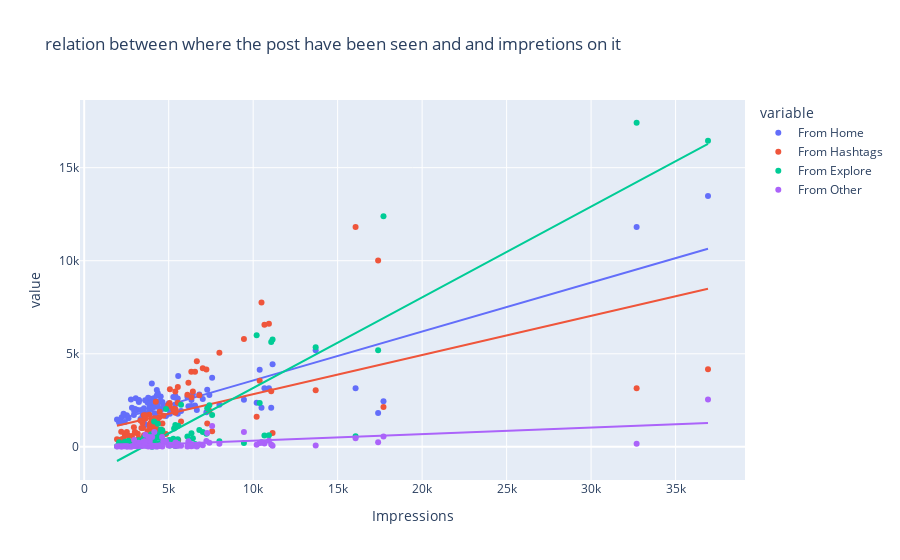

Notebook source saved alongside this figure:
### Code cell
fig =plx.scatter(
    df,
    x='Impressions',
    title='relation between where the post have been seen and and impretions on it ',
    y=['From Home','From Hashtags','From Explore','From Other'],
    trendline='ols',
    hover_data='category'
)

fig.show()

### Figure 1 — Plotly figure (JSON) as saved in the notebook; plotly's stock layout.template omitted (floating-point values rounded to 4 significant figures)
{"data": [{"customdata": [["finance "], ["healthcare "], ["data "], ["python "], ["datavisualization "], ["data "], ["stockmarket "], ["python "], ["dataanalytics "], ["python "], ["neuralnetwork "], ["python "], ["data "], ["stockmarket "], ["data "], ["timeseries "], ["career "], ["timeseries "], ["data "], ["data "], ["datavisualization "], ["neuralnetwork "], ["python "], ["programming "], ["deeplearning "], ["deeplearning "], ["data "], ["programming "], ["data "], ["data "], ["data "], ["data "], ["programming "], ["data "], ["neuralnetwork "], ["data "], ["data "], ["data "], ["data "], ["neuralnetwork "], ["data "], ["data "], ["data "], ["python "], ["python "], ["python "], ["data "], ["dataanalytics "], ["data "], ["data "], ["timeseries "], ["data "], ["data "], ["data "], ["python "], ["datavisualization "], ["recommended "], ["datavisualization "], ["data "], ["coding "], ["data "], ["healthcare "], ["data "], ["data "], ["python "], ["data "], ["python "], ["python "], ["recommended "], ["data "], ["datavisualization "], ["data "], ["coding "], ["data "], ["healthcare "], ["python "], ["data "], ["data "], ["python "], ["data "], ["data "], ["data "], ["data "], ["data "], ["data "], ["python "], ["python "], ["data "], ["data "], ["data "], ["machinelearning "], ["datascience "], ["sql "], ["datavisualization "], ["python "], ["python "], ["datascience "], ["datascience "], ["machinelearning "], ["machinelearning "], ["datascience "], ["python "]], "hovertemplate": "variable=From Home<br>Impressions=%{x}<br>value=%{y}<br>category=%{customdata[0]}<extra></extra>", "legendgroup": "From Home", "marker": {"color": "#636efa", "symbol": "circle"}, "mode": "markers", "name": "From Home", "orientation": "v", "showlegend": true, "type": "scatter", "x": [3920, 5394, 4021, 4528, 2518, 3884, 2621, 3541, 3749, 4115, 2218, 3234, 4344, 3216, 9453, 5055, 4002, 3169, 6168, 2407, 2064, 3973, 7281, 3052, 4628, 4082, 5394, 2766, 3924, 3015, 6666, 3854, 4355, 4343, 6108, 2523, 2327, 3990, 2191, 1941, 16062, 4998, 4289, 3880, 3786, 4298, 3630, 2826, 7407, 10386, 2998, 7018, 2941, 6432, 10667, 3988, 4978, 3388, 4467, 3246, 5072, 6339, 4239, 3454, 7571, 3333, 3818, 10933, 5058, 3601, 3480, 3525, 3606, 5542, 6559, 3623, 10493, 4446, 2957, 5538, 4681, 5273, 5409, 5323, 8001, 4150, 4609, 6348, 11068, 7231, 17396, 6814, 17713, 5563, 4842, 11149, 10206, 13700, 5731, 4139, 32695, 36919], "xaxis": "x", "y": [2586, 2727, 2085, 2700, 1704, 2046, 1543, 2071, 2384, 2609, 1597, 2414, 2168, 2524, 2525, 2017, 3401, 1979, 2177, 1338, 1304, 2415, 3065, 2608, 2406, 2195, 2275, 2541, 2244, 2034, 1977, 1975, 2879, 2278, 2679, 1659, 1774, 2123, 1308, 1466, 3144, 2331, 2746, 2207, 2632, 3050, 1747, 2108, 2782, 4137, 1945, 2569, 1716, 2812, 3152, 2415, 2125, 1975, 1910, 2508, 1780, 2190, 1711, 1663, 3717, 1502, 2357, 3152, 2125, 1570, 1975, 1323, 2509, 1782, 2225, 1179, 2106, 2454, 1926, 2597, 2252, 2673, 2643, 2000, 2261, 1807, 2032, 2517, 2099, 1855, 1817, 2816, 2449, 3813, 1658, 4439, 2371, 5185, 1923, 1133, 11815, 13473], "yaxis": "y"}, {"hovertemplate": "<b>OLS trendline</b><br>value = 0.26274 * Impressions + 941.424<br>R<sup>2</sup>=0.722857<br><br>variable=From Home<br>Impressions=%{x}<br>value=%{y} <b>(trend)</b><extra></extra>", "legendgroup": "From Home", "marker": {"color": "#636efa", "symbol": "circle"}, "mode": "lines", "name": "From Home", "showlegend": false, "type": "scatter", "x": [1941, 2064, 2191, 2218, 2327, 2407, 2518, 2523, 2621, 2766, 2826, 2941, 2957, 2998, 3015, 3052, 3169, 3216, 3234, 3246, 3333, 3388, 3454, 3480, 3525, 3541, 3601, 3606, 3623, 3630, 3749, 3786, 3818, 3854, 3880, 3884, 3920, 3924, 3973, 3988, 3990, 4002, 4021, 4082, 4115, 4139, 4150, 4239, 4289, 4298, 4343, 4344, 4355, 4446, 4467, 4528, 4609, 4628, 4681, 4842, 4978, 4998, 5055, 5058, 5072, 5273, 5323, 5394, 5394, 5409, 5538, 5542, 5563, 5731, 6108, 6168, 6339, 6348, 6432, 6559, 6666, 6814, 7018, 7231, 7281, 7407, 7571, 8001, 9453, 10206, 10386, 10493, 10667, 10933, 11068, 11149, 13700, 16062, 17396, 17713, 32695, 36919], "xaxis": "x", "y": [1451.0, 1484.0, 1517.0, 1524.0, 1553.0, 1574.0, 1603.0, 1604.0, 1630.0, 1668.0, 1684.0, 1714.0, 1718.0, 1729.0, 1734.0, 1743.0, 1774.0, 1786.0, 1791.0, 1794.0, 1817.0, 1832.0, 1849.0, 1856.0, 1868.0, 1872.0, 1888.0, 1889.0, 1893.0, 1895.0, 1926.0, 1936.0, 1945.0, 1954.0, 1961.0, 1962.0, 1971.0, 1972.0, 1985.0, 1989.0, 1990.0, 1993.0, 1998.0, 2014.0, 2023.0, 2029.0, 2032.0, 2055.0, 2068.0, 2071.0, 2083.0, 2083.0, 2086.0, 2110.0, 2115.0, 2131.0, 2152.0, 2157.0, 2171.0, 2214.0, 2249.0, 2255.0, 2270.0, 2270.0, 2274.0, 2327.0, 2340.0, 2359.0, 2359.0, 2363.0, 2396.0, 2398.0, 2403.0, 2447.0, 2546.0, 2562.0, 2607.0, 2609.0, 2631.0, 2665.0, 2693.0, 2732.0, 2785.0, 2841.0, 2854.0, 2888.0, 2931.0, 3044.0, 3425.0, 3623.0, 3670.0, 3698.0, 3744.0, 3814.0, 3849.0, 3871.0, 4541.0, 5162.0, 5512.0, 5595.0, 9532.0, 10640.0], "yaxis": "y"}, {"customdata": [["finance "], ["healthcare "], ["data "], ["python "], ["datavisualization "], ["data "], ["stockmarket "], ["python "], ["dataanalytics "], ["python "], ["neuralnetwork "], ["python "], ["data "], ["stockmarket "], ["data "], ["timeseries "], ["career "], ["timeseries "], ["data "], ["data "], ["datavisualization "], ["neuralnetwork "], ["python "], ["programming "], ["deeplearning "], ["deeplearning "], ["data "], ["programming "], ["data "], ["data "], ["data "], ["data "], ["programming "], ["data "], ["neuralnetwork "], ["data "], ["data "], ["data "], ["data "], ["neuralnetwork "], ["data "], ["data "], ["data "], ["python "], ["python "], ["python "], ["data "], ["dataanalytics "], ["data "], ["data "], ["timeseries "], ["data "], ["data "], ["data "], ["python "], ["datavisualization "], ["recommended "], ["datavisualization "], ["data "], ["coding "], ["data "], ["healthcare "], ["data "], ["data "], ["python "], ["data "], ["python "], ["python "], ["recommended "], ["data "], ["datavisualization "], ["data "], ["coding "], ["data "], ["healthcare "], ["python "], ["data "], ["data "], ["python "], ["data "], ["data "], ["data "], ["data "], ["data "], ["data "], ["python "], ["python "], ["data "], ["data "], ["data "], ["machinelearning "], ["datascience "], ["sql "], ["datavisualization "], ["python "], ["python "], ["datascience "], ["datascience "], ["machinelearning "], ["machinelearning "], ["datascience "], ["python "]], "hovertemplate": "variable=From Hashtags<br>Impressions=%{x}<br>value=%{y}<br>category=%{customdata[0]}<extra></extra>", "legendgroup": "From Hashtags", "marker": {"color": "#EF553B", "symbol": "circle"}, "mode": "markers", "name": "From Hashtags", "orientation": "v", "showlegend": true, "type": "scatter", "x": [3920, 5394, 4021, 4528, 2518, 3884, 2621, 3541, 3749, 4115, 2218, 3234, 4344, 3216, 9453, 5055, 4002, 3169, 6168, 2407, 2064, 3973, 7281, 3052, 4628, 4082, 5394, 2766, 3924, 3015, 6666, 3854, 4355, 4343, 6108, 2523, 2327, 3990, 2191, 1941, 16062, 4998, 4289, 3880, 3786, 4298, 3630, 2826, 7407, 10386, 2998, 7018, 2941, 6432, 10667, 3988, 4978, 3388, 4467, 3246, 5072, 6339, 4239, 3454, 7571, 3333, 3818, 10933, 5058, 3601, 3480, 3525, 3606, 5542, 6559, 3623, 10493, 4446, 2957, 5538, 4681, 5273, 5409, 5323, 8001, 4150, 4609, 6348, 11068, 7231, 17396, 6814, 17713, 5563, 4842, 11149, 10206, 13700, 5731, 4139, 32695, 36919], "xaxis": "x", "y": [1028, 1838, 1188, 621, 255, 1214, 599, 628, 857, 1104, 411, 476, 1274, 212, 5799, 2351, 278, 707, 3450, 655, 362, 745, 1254, 201, 1260, 1248, 2975, 116, 1278, 771, 4604, 1721, 139, 1460, 2803, 796, 435, 1482, 809, 411, 11817, 2195, 869, 1109, 616, 969, 1693, 583, 1938, 3551, 794, 4221, 1058, 2974, 6564, 802, 2249, 1018, 1880, 166, 3090, 4036, 2429, 1284, 841, 1423, 442, 6610, 2250, 1518, 1019, 1699, 183, 3212, 4041, 1527, 7761, 1590, 349, 2376, 1674, 2003, 2006, 2053, 5055, 1085, 911, 2660, 2986, 4156, 10008, 2769, 2141, 362, 694, 747, 1624, 3041, 1368, 1538, 3147, 4176], "yaxis": "y"}, {"hovertemplate": "<b>OLS trendline</b><br>value = 0.210559 * Impressions + 721.722<br>R<sup>2</sup>=0.299578<br><br>variable=From Hashtags<br>Impressions=%{x}<br>value=%{y} <b>(trend)</b><extra></extra>", "legendgroup": "From Hashtags", "marker": {"color": "#EF553B", "symbol": "circle"}, "mode": "lines", "name": "From Hashtags", "showlegend": false, "type": "scatter", "x": [1941, 2064, 2191, 2218, 2327, 2407, 2518, 2523, 2621, 2766, 2826, 2941, 2957, 2998, 3015, 3052, 3169, 3216, 3234, 3246, 3333, 3388, 3454, 3480, 3525, 3541, 3601, 3606, 3623, 3630, 3749, 3786, 3818, 3854, 3880, 3884, 3920, 3924, 3973, 3988, 3990, 4002, 4021, 4082, 4115, 4139, 4150, 4239, 4289, 4298, 4343, 4344, 4355, 4446, 4467, 4528, 4609, 4628, 4681, 4842, 4978, 4998, 5055, 5058, 5072, 5273, 5323, 5394, 5394, 5409, 5538, 5542, 5563, 5731, 6108, 6168, 6339, 6348, 6432, 6559, 6666, 6814, 7018, 7231, 7281, 7407, 7571, 8001, 9453, 10206, 10386, 10493, 10667, 10933, 11068, 11149, 13700, 16062, 17396, 17713, 32695, 36919], "xaxis": "x", "y": [1130.0, 1156.0, 1183.0, 1189.0, 1212.0, 1229.0, 1252.0, 1253.0, 1274.0, 1304.0, 1317.0, 1341.0, 1344.0, 1353.0, 1357.0, 1364.0, 1389.0, 1399.0, 1403.0, 1405.0, 1424.0, 1435.0, 1449.0, 1454.0, 1464.0, 1467.0, 1480.0, 1481.0, 1485.0, 1486.0, 1511.0, 1519.0, 1526.0, 1533.0, 1539.0, 1540.0, 1547.0, 1548.0, 1558.0, 1561.0, 1562.0, 1564.0, 1568.0, 1581.0, 1588.0, 1593.0, 1596.0, 1614.0, 1625.0, 1627.0, 1636.0, 1636.0, 1639.0, 1658.0, 1662.0, 1675.0, 1692.0, 1696.0, 1707.0, 1741.0, 1770.0, 1774.0, 1786.0, 1787.0, 1790.0, 1832.0, 1843.0, 1857.0, 1857.0, 1861.0, 1888.0, 1889.0, 1893.0, 1928.0, 2008.0, 2020.0, 2056.0, 2058.0, 2076.0, 2103.0, 2125.0, 2156.0, 2199.0, 2244.0, 2255.0, 2281.0, 2316.0, 2406.0, 2712.0, 2871.0, 2909.0, 2931.0, 2968.0, 3024.0, 3052.0, 3069.0, 3606.0, 4104.0, 4385.0, 4451.0, 7606.0, 8495.0], "yaxis": "y"}, {"customdata": [["finance "], ["healthcare "], ["data "], ["python "], ["datavisualization "], ["data "], ["stockmarket "], ["python "], ["dataanalytics "], ["python "], ["neuralnetwork "], ["python "], ["data "], ["stockmarket "], ["data "], ["timeseries "], ["career "], ["timeseries "], ["data "], ["data "], ["datavisualization "], ["neuralnetwork "], ["python "], ["programming "], ["deeplearning "], ["deeplearning "], ["data "], ["programming "], ["data "], ["data "], ["data "], ["data "], ["programming "], ["data "], ["neuralnetwork "], ["data "], ["data "], ["data "], ["data "], ["neuralnetwork "], ["data "], ["data "], ["data "], ["python "], ["python "], ["python "], ["data "], ["dataanalytics "], ["data "], ["data "], ["timeseries "], ["data "], ["data "], ["data "], ["python "], ["datavisualization "], ["recommended "], ["datavisualization "], ["data "], ["coding "], ["data "], ["healthcare "], ["data "], ["data "], ["python "], ["data "], ["python "], ["python "], ["recommended "], ["data "], ["datavisualization "], ["data "], ["coding "], ["data "], ["healthcare "], ["python "], ["data "], ["data "], ["python "], ["data "], ["data "], ["data "], ["data "], ["data "], ["data "], ["python "], ["python "], ["data "], ["data "], ["data "], ["machinelearning "], ["datascience "], ["sql "], ["datavisualization "], ["python "], ["python "], ["datascience "], ["datascience "], ["machinelearning "], ["machinelearning "], ["datascience "], ["python "]], "hovertemplate": "variable=From Explore<br>Impressions=%{x}<br>value=%{y}<br>category=%{customdata[0]}<extra></extra>", "legendgroup": "From Explore", "marker": {"color": "#00cc96", "symbol": "circle"}, "mode": "markers", "name": "From Explore", "orientation": "v", "showlegend": true, "type": "scatter", "x": [3920, 5394, 4021, 4528, 2518, 3884, 2621, 3541, 3749, 4115, 2218, 3234, 4344, 3216, 9453, 5055, 4002, 3169, 6168, 2407, 2064, 3973, 7281, 3052, 4628, 4082, 5394, 2766, 3924, 3015, 6666, 3854, 4355, 4343, 6108, 2523, 2327, 3990, 2191, 1941, 16062, 4998, 4289, 3880, 3786, 4298, 3630, 2826, 7407, 10386, 2998, 7018, 2941, 6432, 10667, 3988, 4978, 3388, 4467, 3246, 5072, 6339, 4239, 3454, 7571, 3333, 3818, 10933, 5058, 3601, 3480, 3525, 3606, 5542, 6559, 3623, 10493, 4446, 2957, 5538, 4681, 5273, 5409, 5323, 8001, 4150, 4609, 6348, 11068, 7231, 17396, 6814, 17713, 5563, 4842, 11149, 10206, 13700, 5731, 4139, 32695, 36919], "xaxis": "x", "y": [619, 1174, 0, 932, 279, 329, 333, 500, 248, 178, 162, 185, 673, 201, 208, 298, 128, 341, 153, 276, 249, 676, 2081, 121, 861, 541, 45, 51, 326, 115, 48, 60, 1239, 521, 562, 29, 59, 332, 45, 37, 564, 318, 589, 199, 468, 181, 72, 76, 2237, 2355, 84, 796, 84, 468, 617, 545, 354, 244, 492, 360, 69, 48, 36, 166, 1716, 182, 250, 623, 362, 174, 245, 182, 446, 213, 158, 157, 248, 192, 217, 412, 360, 433, 1068, 988, 300, 463, 857, 737, 5634, 703, 5192, 900, 12389, 1135, 2036, 5762, 6000, 5352, 2266, 1367, 17414, 16444], "yaxis": "y"}, {"hovertemplate": "<b>OLS trendline</b><br>value = 0.487085 * Impressions + -1705.1<br>R<sup>2</sup>=0.801063<br><br>variable=From Explore<br>Impressions=%{x}<br>value=%{y} <b>(trend)</b><extra></extra>", "legendgroup": "From Explore", "marker": {"color": "#00cc96", "symbol": "circle"}, "mode": "lines", "name": "From Explore", "showlegend": false, "type": "scatter", "x": [1941, 2064, 2191, 2218, 2327, 2407, 2518, 2523, 2621, 2766, 2826, 2941, 2957, 2998, 3015, 3052, 3169, 3216, 3234, 3246, 3333, 3388, 3454, 3480, 3525, 3541, 3601, 3606, 3623, 3630, 3749, 3786, 3818, 3854, 3880, 3884, 3920, 3924, 3973, 3988, 3990, 4002, 4021, 4082, 4115, 4139, 4150, 4239, 4289, 4298, 4343, 4344, 4355, 4446, 4467, 4528, 4609, 4628, 4681, 4842, 4978, 4998, 5055, 5058, 5072, 5273, 5323, 5394, 5394, 5409, 5538, 5542, 5563, 5731, 6108, 6168, 6339, 6348, 6432, 6559, 6666, 6814, 7018, 7231, 7281, 7407, 7571, 8001, 9453, 10206, 10386, 10493, 10667, 10933, 11068, 11149, 13700, 16062, 17396, 17713, 32695, 36919], "xaxis": "x", "y": [-759.7, -699.8, -637.9, -624.7, -571.7, -532.7, -478.6, -476.2, -428.5, -357.8, -328.6, -272.6, -264.8, -244.8, -236.5, -218.5, -161.5, -138.6, -129.9, -124.0, -81.65, -54.86, -22.71, -10.04, 11.87, 19.67, 48.89, 51.33, 59.61, 63.02, 121.0, 139.0, 154.6, 172.1, 184.8, 186.7, 204.3, 206.2, 230.1, 237.4, 238.4, 244.2, 253.5, 283.2, 299.3, 310.9, 316.3, 359.7, 384.0, 388.4, 410.3, 410.8, 416.2, 460.5, 470.7, 500.4, 539.9, 549.1, 574.9, 653.4, 719.6, 729.4, 757.1, 758.6, 765.4, 863.3, 887.7, 922.2, 922.2, 929.5, 992.4, 994.3, 1005.0, 1086.0, 1270.0, 1299.0, 1383.0, 1387.0, 1428.0, 1490.0, 1542.0, 1614.0, 1713.0, 1817.0, 1841.0, 1903.0, 1983.0, 2192.0, 2899.0, 3266.0, 3354.0, 3406.0, 3491.0, 3620.0, 3686.0, 3725.0, 4968.0, 6118.0, 6768.0, 6923.0, 14220.0, 16280.0], "yaxis": "y"}, {"customdata": [["finance "], ["healthcare "], ["data "], ["python "], ["datavisualization "], ["data "], ["stockmarket "], ["python "], ["dataanalytics "], ["python "], ["neuralnetwork "], ["python "], ["data "], ["stockmarket "], ["data "], ["timeseries "], ["career "], ["timeseries "], ["data "], ["data "], ["datavisualization "], ["neuralnetwork "], ["python "], ["programming "], ["deeplearning "], ["deeplearning "], ["data "], ["programming "], ["data "], ["data "], ["data "], ["data "], ["programming "], ["data "], ["neuralnetwork "], ["data "], ["data "], ["data "], ["data "], ["neuralnetwork "], ["data "], ["data "], ["data "], ["python "], ["python "], ["python "], ["data "], ["dataanalytics "], ["data "], ["data "], ["timeseries "], ["data "], ["data "], ["data "], ["python "], ["datavisualization "], ["recommended "], ["datavisualization "], ["data "], ["coding "], ["data "], ["healthcare "], ["data "], ["data "], ["python "], ["data "], ["python "], ["python "], ["recommended "], ["data "], ["datavisualization "], ["data "], ["coding "], ["data "], ["healthcare "], ["python "], ["data "], ["data "], ["python "], ["data "], ["data "], ["data "], ["data "], ["data "], ["data "], ["python "], ["python "], ["data "], ["data "], ["data "], ["machinelearning "], ["datascience "], ["sql "], ["datavisualization "], ["python "], ["python "], ["datascience "], ["datascience "], ["machinelearning "], ["machinelearning "], ["datascience "], ["python "]], "hovertemplate": "variable=From Other<br>Impressions=%{x}<br>value=%{y}<br>category=%{customdata[0]}<extra></extra>", "legendgroup": "From Other", "marker": {"color": "#ab63fa", "symbol": "circle"}, "mode": "markers", "name": "From Other", "orientation": "v", "showlegend": true, "type": "scatter", "x": [3920, 5394, 4021, 4528, 2518, 3884, 2621, 3541, 3749, 4115, 2218, 3234, 4344, 3216, 9453, 5055, 4002, 3169, 6168, 2407, 2064, 3973, 7281, 3052, 4628, 4082, 5394, 2766, 3924, 3015, 6666, 3854, 4355, 4343, 6108, 2523, 2327, 3990, 2191, 1941, 16062, 4998, 4289, 3880, 3786, 4298, 3630, 2826, 7407, 10386, 2998, 7018, 2941, 6432, 10667, 3988, 4978, 3388, 4467, 3246, 5072, 6339, 4239, 3454, 7571, 3333, 3818, 10933, 5058, 3601, 3480, 3525, 3606, 5542, 6559, 3623, 10493, 4446, 2957, 5538, 4681, 5273, 5409, 5323, 8001, 4150, 4609, 6348, 11068, 7231, 17396, 6814, 17713, 5563, 4842, 11149, 10206, 13700, 5731, 4139, 32695, 36919], "xaxis": "x", "y": [56, 78, 533, 73, 37, 43, 25, 60, 49, 46, 15, 75, 40, 223, 794, 108, 73, 32, 296, 39, 37, 18, 748, 87, 26, 36, 65, 9, 34, 41, 23, 43, 32, 27, 26, 21, 35, 36, 18, 17, 468, 75, 24, 317, 25, 64, 86, 34, 226, 205, 139, 83, 48, 72, 187, 64, 99, 44, 60, 139, 76, 27, 50, 234, 1115, 148, 536, 334, 111, 167, 72, 292, 300, 168, 72, 655, 238, 69, 369, 63, 308, 114, 230, 74, 172, 792, 532, 154, 122, 309, 251, 128, 561, 76, 310, 53, 117, 77, 65, 33, 170, 2547], "yaxis": "y"}, {"hovertemplate": "<b>OLS trendline</b><br>value = 0.0352779 * Impressions + -24.305<br>R<sup>2</sup>=0.344132<br><br>variable=From Other<br>Impressions=%{x}<br>value=%{y} <b>(trend)</b><extra></extra>", "legendgroup": "From Other", "marker": {"color": "#ab63fa", "symbol": "circle"}, "mode": "lines", "name": "From Other", "showlegend": false, "type": "scatter", "x": [1941, 2064, 2191, 2218, 2327, 2407, 2518, 2523, 2621, 2766, 2826, 2941, 2957, 2998, 3015, 3052, 3169, 3216, 3234, 3246, 3333, 3388, 3454, 3480, 3525, 3541, 3601, 3606, 3623, 3630, 3749, 3786, 3818, 3854, 3880, 3884, 3920, 3924, 3973, 3988, 3990, 4002, 4021, 4082, 4115, 4139, 4150, 4239, 4289, 4298, 4343, 4344, 4355, 4446, 4467, 4528, 4609, 4628, 4681, 4842, 4978, 4998, 5055, 5058, 5072, 5273, 5323, 5394, 5394, 5409, 5538, 5542, 5563, 5731, 6108, 6168, 6339, 6348, 6432, 6559, 6666, 6814, 7018, 7231, 7281, 7407, 7571, 8001, 9453, 10206, 10386, 10493, 10667, 10933, 11068, 11149, 13700, 16062, 17396, 17713, 32695, 36919], "xaxis": "x", "y": [44.17, 48.51, 52.99, 53.94, 57.79, 60.61, 64.52, 64.7, 68.16, 73.27, 75.39, 79.45, 80.01, 81.46, 82.06, 83.36, 87.49, 89.15, 89.78, 90.21, 93.28, 95.22, 97.54, 98.46, 100.0, 100.6, 102.7, 102.9, 103.5, 103.8, 108.0, 109.3, 110.4, 111.7, 112.6, 112.7, 114.0, 114.1, 115.9, 116.4, 116.5, 116.9, 117.5, 119.7, 120.9, 121.7, 122.1, 125.2, 127.0, 127.3, 128.9, 128.9, 129.3, 132.5, 133.3, 135.4, 138.3, 139.0, 140.8, 146.5, 151.3, 152.0, 154.0, 154.1, 154.6, 161.7, 163.5, 166.0, 166.0, 166.5, 171.1, 171.2, 171.9, 177.9, 191.2, 193.3, 199.3, 199.6, 202.6, 207.1, 210.9, 216.1, 223.3, 230.8, 232.6, 237.0, 242.8, 258.0, 309.2, 335.7, 342.1, 345.9, 352.0, 361.4, 366.2, 369.0, 459.0, 542.3, 589.4, 600.6, 1129.0, 1278.0], "yaxis": "y"}], "layout": {"legend": {"title": {"text": "variable"}, "tracegroupgap": 0}, "title": {"text": "relation between where the post have been seen and and impretions on it "}, "xaxis": {"anchor": "y", "domain": [0, 1], "title": {"text": "Impressions"}}, "yaxis": {"anchor": "x", "domain": [0, 1], "title": {"text": "value"}}}}
